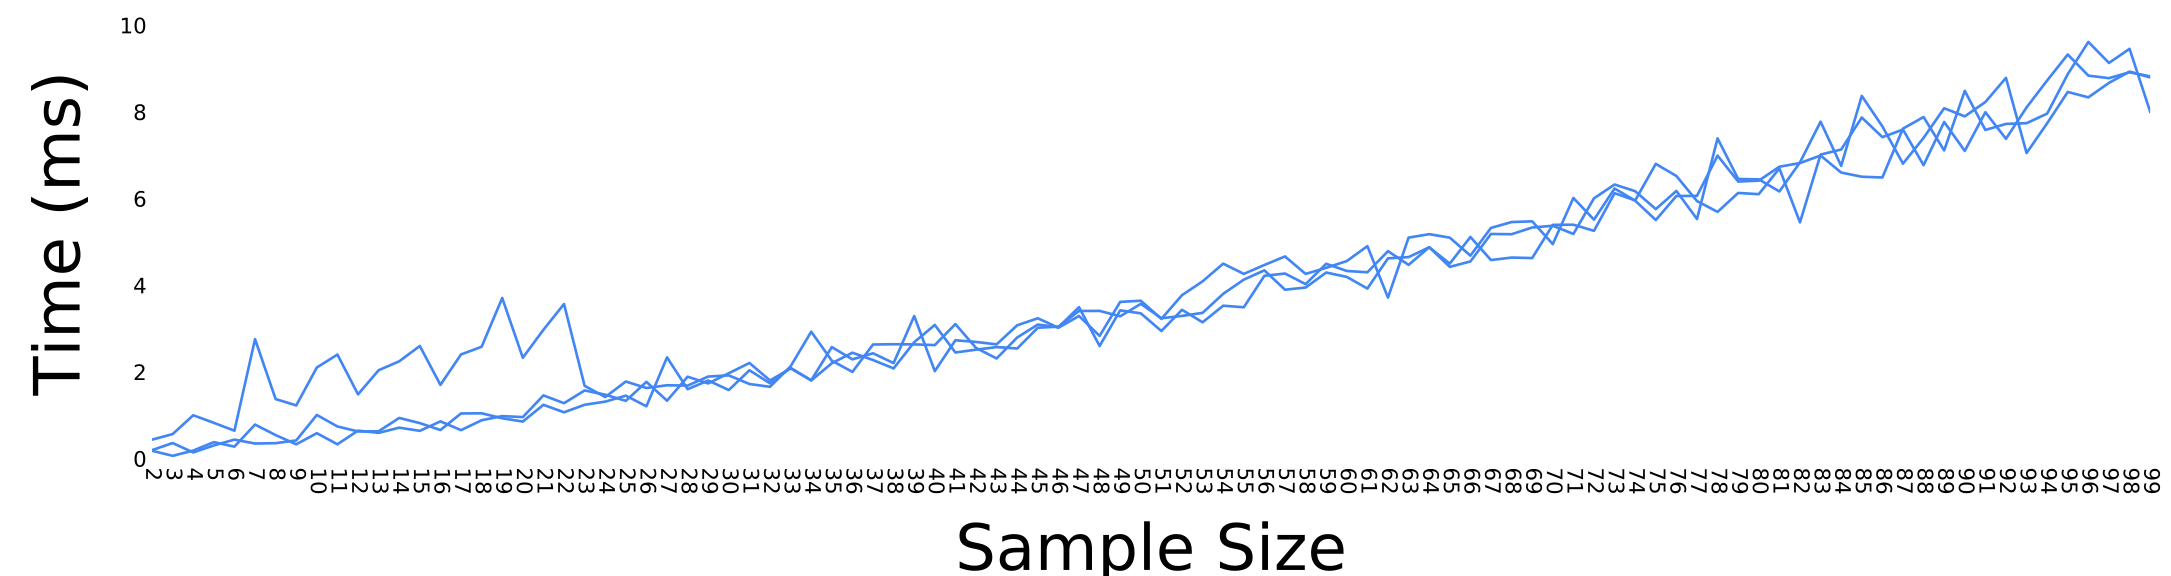

Source code (Python):
import sys
sys.path.append("..\..")

from pSPRITE import SPRITE
import numpy as np
import pylab as plt
import time


decimals=2
def std(data,u):
    return (sum([(i-u)**2 for i in data])/(len(data)-1))**.5


failed=[]


fig=plt.figure(figsize=(22.62372, 6))  
ax = fig.add_subplot(111)
fig.subplots_adjust(bottom=.20)
fig.subplots_adjust(top=.99)
fig.subplots_adjust(right=.99)
fig.subplots_adjust(left=.07)



for run in range(3):
    print run
    times=[]
    for n in range(2,100):
        i=np.random.choice(range(1,8),n)
        u=round(sum(i)/float(len(i)),decimals)
        sd=round(std(i,u),decimals)
        start=time.clock()
        x=SPRITE(u,decimals,sd,decimals,n,1,7)
        end=time.clock()
        if type(x)==type('string'):
            failed.append(x)
        times.append(end-start)
    plt.plot(range(2,100),times,linewidth=2.0,color="#4286f4",label="pSPRITE")



ax.tick_params(axis='y',length=0,width=0,direction='out',labelsize=16)
ax.tick_params(axis='x',length=0,labelsize=16,pad=5)
ax.spines['top'].set_visible(False)
ax.spines['right'].set_visible(False)
ax.spines['left'].set_visible(False)
ax.spines['bottom'].set_visible(False)
ax.spines['left'].set_position(['outward',0])
ax.yaxis.set_ticks_position('left')
ax.set_xticks([i for i in range(2,100)])
ax.set_xticklabels([str(i) for i in range(2,100)],rotation=270)
fig.canvas.draw()
ylabels=ax.get_yticklabels()
ax.set_yticklabels([str(int(float(i.get_text())*1000)) for i in ylabels])
ax.set_ylabel('Time (ms)',fontsize=48,labelpad=20)
ax.set_xlabel('Sample Size',fontsize=48,labelpad=20)
ax.set_xlim(2,99)
ax.set_ylim(0,float(ylabels[-1].get_text())/1000+.0005)
plt.savefig('figure2a.pdf')
plt.savefig('figure2a.svg')
plt.show()


plt.show()

